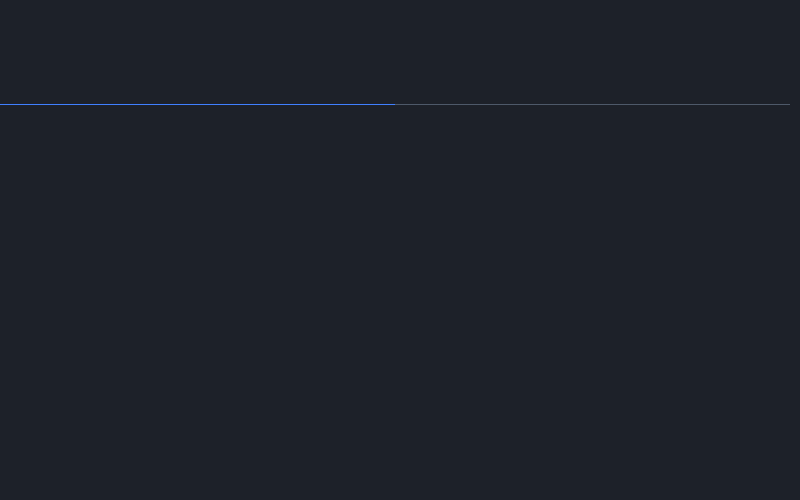
<?xml version="1.0" encoding="UTF-8"?>
<ui version="4.0">
 <class>VideoCallShareWidget</class>
 <widget class="QWidget" name="VideoCallShareWidget">
  <property name="geometry">
   <rect>
    <x>0</x>
    <y>0</y>
    <width>800</width>
    <height>500</height>
   </rect>
  </property>
  <property name="minimumSize">
   <size>
    <width>800</width>
    <height>500</height>
   </size>
  </property>
  <property name="windowTitle">
   <string/>
  </property>
  <property name="styleSheet">
   <string notr="true">*{
	font-family: 'Microsoft YaHei';
	font-size:16px;
    background:#1d2129;
}

#lbl_info{
	font-family: 'Microsoft YaHei';
	font-size:16px;
	color:#fff;
}
#btn_close{
	border:none;
	color:#fff;
}

QScrollArea
{
border:none;
}

QScrollBar:vertical 
{
border: none;
background:#000000;
width: 4px;
margin: 0px;
}
QScrollBar::handle:vertical { 
	background:#4E5969; 
    min-height: 20px;
	width: 4px;
	border-radius:2px;
}
QScrollBar::add-line:vertical {background-color: 
rgb(0,0,0);height: 4px;}
QScrollBar::sub-line:vertical {background-color: 
rgb(0,0,0);height: 4px;}
QScrollBar::up-arrow:vertical, QScrollBar::down-arrow:vertical 
{height: 0px;}
QScrollBar::add-page:vertical, QScrollBar::sub-page:vertical 
{background: #000000;}

QTabBar::tab{
font-style: normal;
font-weight: 400;
font-size: 15px;
line-height: 20px;
width:395px;		
height:32; 			
margin-bottom:15px;
border-bottom:1px solid #4E5969;
}

QTabBar::tab:!selected {
color: #86909C;
border-bottom:1px solid #4E5969;
}

QTabBar::tab:selected {
color: #4080FF;
border-bottom:1px solid #4080FF;
}

QTabWidget::pane{
	border:none;
}
QTabWidget::tab-bar { 
	alignment: center; 
} </string>
  </property>
  <layout class="QVBoxLayout" name="verticalLayout">
   <property name="spacing">
    <number>0</number>
   </property>
   <property name="leftMargin">
    <number>0</number>
   </property>
   <property name="topMargin">
    <number>0</number>
   </property>
   <property name="rightMargin">
    <number>0</number>
   </property>
   <property name="bottomMargin">
    <number>0</number>
   </property>
   <item>
    <layout class="QHBoxLayout" name="horizontalLayout">
     <property name="leftMargin">
      <number>32</number>
     </property>
     <property name="topMargin">
      <number>24</number>
     </property>
     <property name="rightMargin">
      <number>32</number>
     </property>
     <property name="bottomMargin">
      <number>24</number>
     </property>
     <item>
      <widget class="QLabel" name="lbl_info">
       <property name="maximumSize">
        <size>
         <width>16777215</width>
         <height>24</height>
        </size>
       </property>
      </widget>
     </item>
     <item>
      <spacer name="horizontalSpacer">
       <property name="orientation">
        <enum>Qt::Horizontal</enum>
       </property>
       <property name="sizeHint" stdset="0">
        <size>
         <width>40</width>
         <height>24</height>
        </size>
       </property>
      </spacer>
     </item>
     <item>
      <widget class="QPushButton" name="btn_close">
       <property name="text">
        <string/>
       </property>
       <property name="icon">
        <iconset resource="../../resource/resource.qrc">
         <normaloff>:/img/image/close.png</normaloff>:/img/image/close.png</iconset>
       </property>
       <property name="iconSize">
        <size>
         <width>28</width>
         <height>28</height>
        </size>
       </property>
      </widget>
     </item>
    </layout>
   </item>
   <item>
    <widget class="QTabWidget" name="tabWidget">
     <property name="font">
      <font>
       <family>Microsoft YaHei</family>
       <pointsize>-1</pointsize>
       <weight>50</weight>
       <bold>false</bold>
      </font>
     </property>
     <property name="styleSheet">
      <string notr="true">
background-color:#1d2129;



</string>
     </property>
     <property name="currentIndex">
      <number>0</number>
     </property>
     <widget class="QScrollArea" name="screenScrollArea">
      <property name="horizontalScrollBarPolicy">
       <enum>Qt::ScrollBarAlwaysOff</enum>
      </property>
      <property name="widgetResizable">
       <bool>true</bool>
      </property>
      <attribute name="title">
       <string/>
      </attribute>
      <widget class="ShareViewContainer" name="screen_views">
       <property name="geometry">
        <rect>
         <x>0</x>
         <y>0</y>
         <width>800</width>
         <height>376</height>
        </rect>
       </property>
       <property name="minimumSize">
        <size>
         <width>0</width>
         <height>0</height>
        </size>
       </property>
       <property name="maximumSize">
        <size>
         <width>16777215</width>
         <height>16777215</height>
        </size>
       </property>
      </widget>
     </widget>
     <widget class="QScrollArea" name="windowScrollArea">
      <property name="horizontalScrollBarPolicy">
       <enum>Qt::ScrollBarAlwaysOff</enum>
      </property>
      <property name="widgetResizable">
       <bool>true</bool>
      </property>
      <attribute name="title">
       <string/>
      </attribute>
      <widget class="ShareViewContainer" name="window_views">
       <property name="geometry">
        <rect>
         <x>0</x>
         <y>0</y>
         <width>800</width>
         <height>376</height>
        </rect>
       </property>
      </widget>
     </widget>
    </widget>
   </item>
  </layout>
 </widget>
 <customwidgets>
  <customwidget>
   <class>ShareViewContainer</class>
   <extends>QWidget</extends>
   <header>share_view_container.h</header>
   <container>1</container>
  </customwidget>
 </customwidgets>
 <resources>
  <include location="../../resource/resource.qrc"/>
 </resources>
 <connections/>
</ui>
